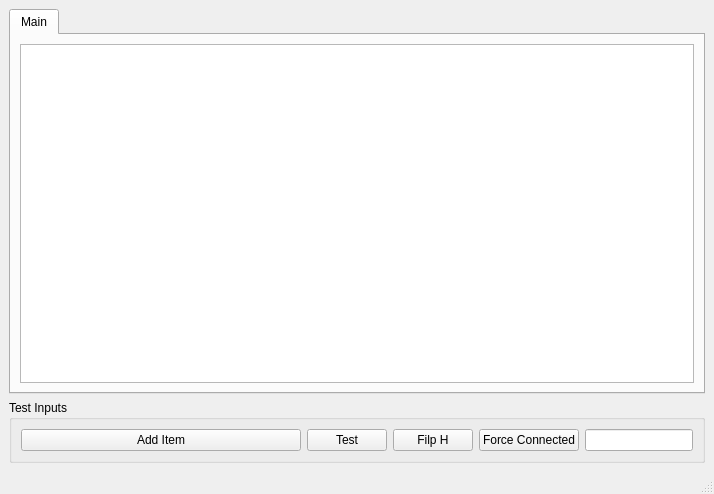
<?xml version="1.0" encoding="UTF-8"?>
<ui version="4.0">
 <class>MainWindow</class>
 <widget class="QMainWindow" name="MainWindow">
  <property name="geometry">
   <rect>
    <x>0</x>
    <y>0</y>
    <width>714</width>
    <height>494</height>
   </rect>
  </property>
  <property name="windowTitle">
   <string>MainWindow</string>
  </property>
  <widget class="QWidget" name="centralwidget">
   <layout class="QVBoxLayout" name="verticalLayout">
    <item>
     <widget class="QTabWidget" name="TabSubSystem">
      <property name="currentIndex">
       <number>0</number>
      </property>
      <widget class="QWidget" name="TabMainSystem">
       <attribute name="title">
        <string>Main</string>
       </attribute>
       <layout class="QHBoxLayout" name="horizontalLayout">
        <item>
         <widget class="GuiBlocks::View" name="MainView"/>
        </item>
       </layout>
      </widget>
     </widget>
    </item>
    <item>
     <widget class="QGroupBox" name="groupBox">
      <property name="title">
       <string>Test Inputs</string>
      </property>
      <layout class="QHBoxLayout" name="horizontalLayout_2" stretch="1,0,0,0,0">
       <item>
        <widget class="QPushButton" name="btnAddItem">
         <property name="text">
          <string>Add Item</string>
         </property>
        </widget>
       </item>
       <item>
        <widget class="QPushButton" name="test">
         <property name="text">
          <string>Test</string>
         </property>
        </widget>
       </item>
       <item>
        <widget class="QPushButton" name="btnFilpH">
         <property name="text">
          <string>Filp H</string>
         </property>
        </widget>
       </item>
       <item>
        <widget class="QPushButton" name="btnForceC">
         <property name="text">
          <string>Force Connected</string>
         </property>
        </widget>
       </item>
       <item>
        <widget class="QLineEdit" name="lineEdit"/>
       </item>
      </layout>
     </widget>
    </item>
   </layout>
  </widget>
  <widget class="QMenuBar" name="menubar">
   <property name="geometry">
    <rect>
     <x>0</x>
     <y>0</y>
     <width>714</width>
     <height>21</height>
    </rect>
   </property>
  </widget>
  <widget class="QStatusBar" name="statusbar"/>
 </widget>
 <customwidgets>
  <customwidget>
   <class>GuiBlocks::View</class>
   <extends>QGraphicsView</extends>
   <header>GuiBlocks/View.h</header>
  </customwidget>
 </customwidgets>
 <resources/>
 <connections/>
</ui>
